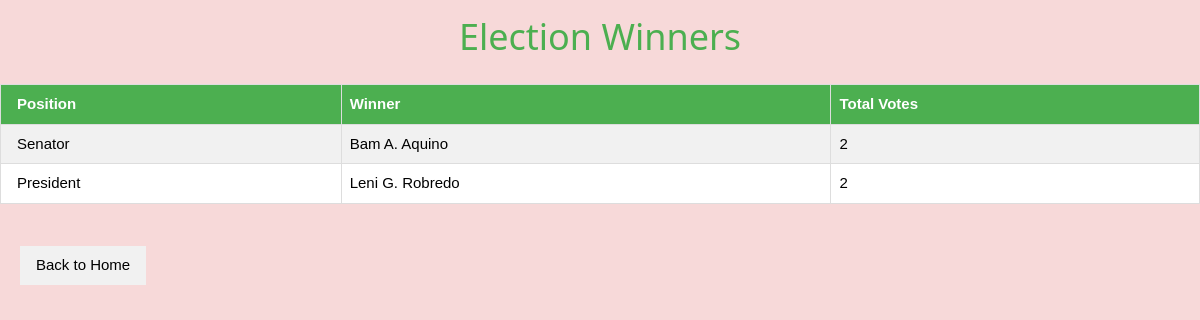
Page /winners on the earlier database version.
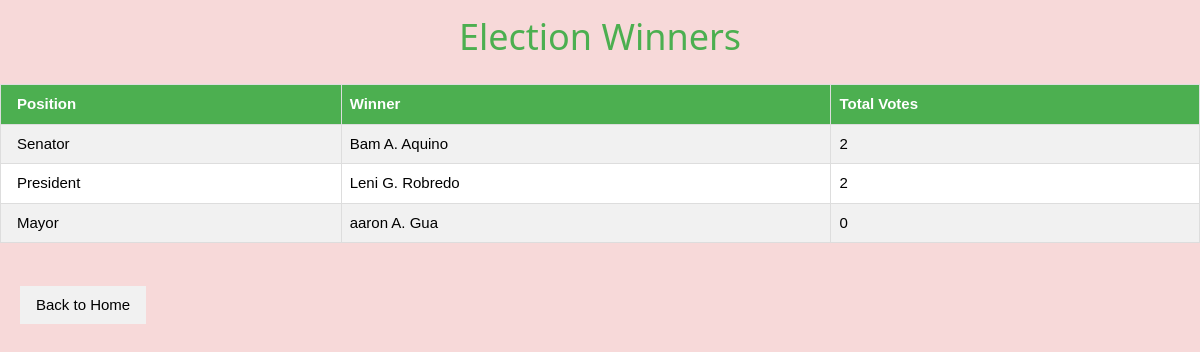
Same page on the later database version.
### tables this page shows
CREATE TABLE positions (
            posID INTEGER PRIMARY KEY AUTOINCREMENT,
            posName TEXT NOT NULL,
            numOfPositions INTEGER NOT NULL,
            posStat TEXT NOT NULL DEFAULT 'open'
        );

### app.py (the view)
@app.route("/winners")
def winners():
    conn = dbhelper.get_connection()
    data = conn.execute("""
        SELECT p.posName, c.candFName || ' ' || c.candMName || ' ' || c.candLName, MAX(c.votes)
        FROM candidates c JOIN positions p ON c.posID = p.posID GROUP BY c.posID ORDER BY MAX(c.votes) DESC
    """).fetchall()
    conn.close()
    return render_template("winners.html", winners=data)

### dbhelper.py (called while the page is built)
def get_connection():
    conn = sqlite3.connect(DB_NAME)
    return conn

### templates/winners.html (shortened to what this page needs)
<!DOCTYPE html>
<html>
<head>
    <link rel="stylesheet" href="/statics/index.css">
    <link rel="stylesheet" href="/statics/w3.css">
</head>
<body>
    <h1 class="w3-text-green">Election Winners</h1>
    <table class="w3-table-all w3-bordered w3-hoverable">
        <tr><th>Position</th><th>Winner</th><th>Total Votes</th></tr>
        {% for w in winners %}
        <tr>
            <td>{{ w[0] }}</td>
            <td>{{ w[1] }}</td>
            <td>{{ w[2] }}</td>
        </tr>
        {% endfor %}
    </table>
    <br><a href="/" class="w3-button w3-light-grey">Back to Home</a>
</body>
</html>

Differences in the rows shown:
added positions: posName "Mayor", w "aaron A. Gua", w "0"
